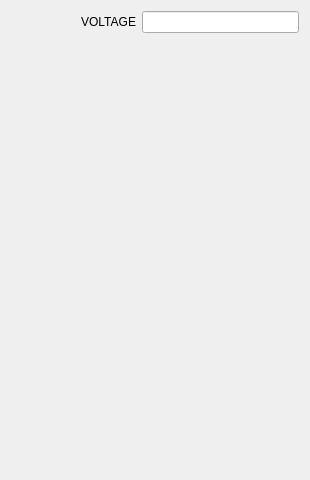
<?xml version="1.0" encoding="UTF-8"?>
<ui version="4.0">
 <class>prescribedNodeGroupPropertiesForm</class>
 <widget class="QWidget" name="prescribedNodeGroupPropertiesForm">
  <property name="geometry">
   <rect>
    <x>0</x>
    <y>0</y>
    <width>310</width>
    <height>480</height>
   </rect>
  </property>
  <property name="minimumSize">
   <size>
    <width>310</width>
    <height>480</height>
   </size>
  </property>
  <property name="windowTitle">
   <string>WINDOW_TITLE</string>
  </property>
  <layout class="QVBoxLayout" name="verticalLayout_3" stretch="0,0">
   <item>
    <layout class="QHBoxLayout" name="horizontalLayout_15">
     <property name="spacing">
      <number>6</number>
     </property>
     <item>
      <widget class="QLabel" name="voltage">
       <property name="minimumSize">
        <size>
         <width>125</width>
         <height>0</height>
        </size>
       </property>
       <property name="maximumSize">
        <size>
         <width>125</width>
         <height>16777215</height>
        </size>
       </property>
       <property name="text">
        <string>VOLTAGE</string>
       </property>
       <property name="alignment">
        <set>Qt::AlignRight|Qt::AlignTrailing|Qt::AlignVCenter</set>
       </property>
       <property name="wordWrap">
        <bool>true</bool>
       </property>
      </widget>
     </item>
     <item>
      <widget class="QLineEdit" name="inputVoltage"/>
     </item>
    </layout>
   </item>
   <item>
    <spacer name="verticalSpacer">
     <property name="orientation">
      <enum>Qt::Vertical</enum>
     </property>
     <property name="sizeHint" stdset="0">
      <size>
       <width>20</width>
       <height>40</height>
      </size>
     </property>
    </spacer>
   </item>
  </layout>
 </widget>
 <resources/>
 <connections/>
</ui>
